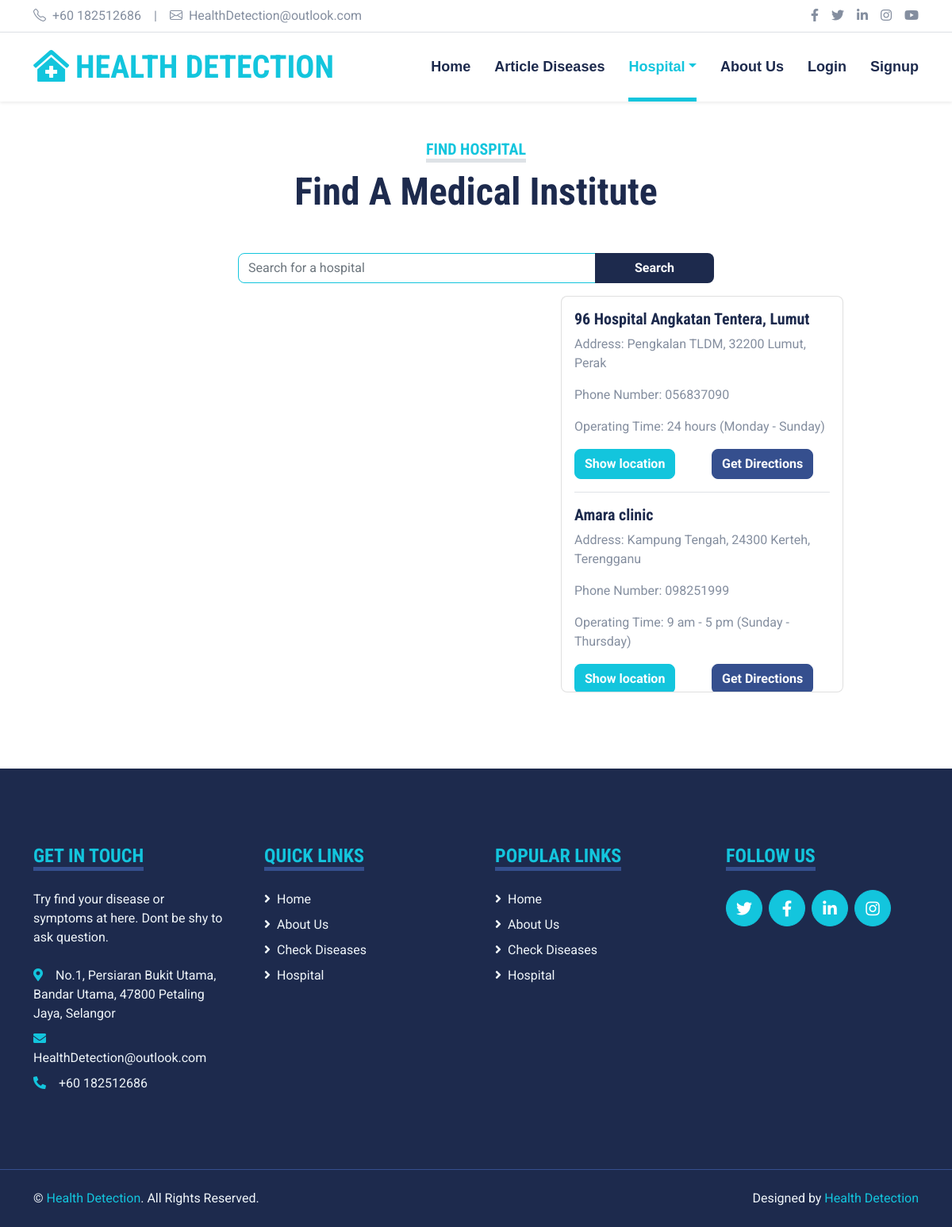
The page /Hospital.php on the database its author committed.
### tables this page shows
CREATE TABLE `hospitals` (
  `hospital_id` int(11) NOT NULL,
  `hospital_name` text NOT NULL,
  `hospital_address` text NOT NULL,
  `hospital_phone` varchar(15) NOT NULL,
  `hospital_lat` text NOT NULL,
  `hospital_lng` text NOT NULL,
  `hospital_operating` text NOT NULL,
  `deleted` tinyint(1) NOT NULL
);

### Hospital.php (the view, shortened to what this page needs)
<?php
	require("connect.php");
?>
<!DOCTYPE html>
<html lang="en">
<head>
    <link href="https://cdnjs.cloudflare.com/ajax/libs/font-awesome/5.15.0/css/all.min.css" rel="stylesheet">
    <link href="https://cdn.jsdelivr.net/npm/bootstrap-icons@1.4.1/font/bootstrap-icons.css" rel="stylesheet">
    <link href="lib/owlcarousel/assets/owl.carousel.min.css" rel="stylesheet">
    <link href="lib/tempusdominus/css/tempusdominus-bootstrap-4.min.css" rel="stylesheet" />
    <link href="css/bootstrap.min.css" rel="stylesheet">
    <link href="css/style.css" rel="stylesheet">
    <link href="css/find.css" rel="stylesheet">
    <link rel="stylesheet" href="https://unpkg.com/leaflet/dist/leaflet.css" />
</head>
<body>
    <div class="container-fluid py-2 border-bottom d-none d-lg-block">
        <div class="container">
            <div class="row">
                <div class="col-md-6 text-center text-lg-start mb-2 mb-lg-0">
                    <div class="d-inline-flex align-items-center">
                        <a class="text-decoration-none text-body pe-3" href=""><i class="bi bi-telephone me-2"></i>+60 182512686</a>
                        <span class="text-body">|</span>
                        <a class="text-decoration-none text-body px-3" href=""><i class="bi bi-envelope me-2"></i>HealthDetection@outlook.com</a>
                    </div>
                </div>
                <div class="col-md-6 text-center text-lg-end">
                    <div class="d-inline-flex align-items-center">
                        <a class="text-body px-2" href="">
                            <i class="fab fa-facebook-f"></i>
                        </a>
                        <a class="text-body px-2" href="">
                            <i class="fab fa-twitter"></i>
                        </a>
                        <a class="text-body px-2" href="">
                            <i class="fab fa-linkedin-in"></i>
                        </a>
                        <a class="text-body px-2" href="">
                            <i class="fab fa-instagram"></i>
                        </a>
                        <a class="text-body ps-2" href="">
                            <i class="fab fa-youtube"></i>
                        </a>
                    </div>
                </div>
            </div>
        </div>
    </div>
    <div class="container-fluid sticky-top bg-white shadow-sm">
        <div class="container">
            <nav class="navbar navbar-expand-lg bg-white navbar-light py-3 py-lg-0">
                <?php if((isset($_SESSION['isLogin'])) && $_SESSION['isLogin'] == TRUE){
                        if($_SESSION['role']=='user'){
                            echo '<a href="Home.php" class="navbar-brand">';
                        }else if($_SESSION['role']=='doctor'){
                            echo '<a href="DoctorDashboard.php" class="navbar-brand">';
                        }else{
                        echo'<a href="ManageUser.php?role=user" class="navbar-brand">';
                        }
                    }else{
                        echo'<a href="Home.php" class="navbar-brand">';
                    }
                ?>
                    <h1 class="m-0 text-uppercase text-primary"><i class="fa fa-clinic-medical me-2"></i>Health Detection</h1>
                </a>
                <div class="collapse navbar-collapse" id="navbarCollapse">
                    <div class="navbar-nav ms-auto py-0">
                        <?php if (isset($_SESSION['role']) && $_SESSION['role']=="doctor") { ?>
                            <a href="DoctorDashboard.php" class="nav-item nav-link">Dashboard</a>
                        <?php }else if (isset($_SESSION['role']) && $_SESSION['role']=="admin"){ ?>
                            <a href="ManageUser.php?role=user" class="nav-item nav-link">User</a>
                        <?php }else{ ?>
                            <a href="Home.php" class="nav-item nav-link">Home</a>
                        <?php } ?>
                        <a href="CheckDiseases.php" class="nav-item nav-link">Article Diseases</a>
                        <div class="nav-item dropdown">
                            <a href="Hospital.php" class="nav-link dropdown-toggle active" data-bs-toggle="dropdown">Hospital</a>
                        </div>
                        <?php if(!isset($_SESSION['role']) || (isset($_SESSION['role']) && $_SESSION['role'] !== 'admin' && $_SESSION['role'] !== 'doctor')){ ?>
                        <a href="AboutUs.php" class="nav-item nav-link">About Us</a>
                        <?php } ?>
                        <?php if (isset($_SESSION['isLogin']) && $_SESSION["isLogin"]===true) { ?>
                        <a href="Profile.php" class="nav-item nav-link">Profile</a>
                        <a href="logout.php" class="nav-item nav-link">Logout</a>
                        <?php } else { ?>
                        <a href="Login.php" class="nav-item nav-link">Login</a>
                        <a href="Signup.php" class="nav-item nav-link">Signup</a>
                        <?php } ?>
                    </div>
                </div>
            </nav>
        </div>
    </div>
    <div class="container-fluid pt-5">
        <div class="container">
            <div class="text-center mx-auto mb-5" style="max-width: 500px;">
                <h5 class="d-inline-block text-primary text-uppercase border-bottom border-5">Find Hospital</h5>
                <?php
                if(isset($_GET['state'])){
                    $state = $_GET['state'];
                    $title = "Find A Medical Institute in $state";
                } else {
                    $title = "Find A Medical Institute";
                }
                ?>
                <h1 class="display-5 mb-4"><?php echo $title ?></h1>
            </div>
            <form method="GET" action="<?php echo isset($_GET['state']) ? 'Hospital.php?state=' . $_GET['state'] : 'Hospital.php'; ?>">
            <div class="mx-auto" style="width: 100%; max-width: 600px;">
                <div class="input-group">
                    <input type="text" class="form-control border-primary w-50" name="name" placeholder="Search for a hospital">
                    <button type="submit" class="btn btn-dark border-0 w-25">Search</button>
                </div>
            </div>
            </form>
        </div>
    </div>
    <div class="container">
        <div class="row mb-0 mt-0">
            <div class="col-md-7">
                <div id="map" style="width: 100%; height: 500px"></div>
            </div>
            <div class="col-md-4">
                <?php
                    if(isset($_GET['state']) && isset($_GET['name'])){
                        $state = $_GET['state'];
                        $name = $_GET['name'];
                        $sql = "SELECT * FROM hospitals WHERE hospital_address LIKE '%$state' AND hospital_name LIKE '%$name%' AND deleted = FALSE ORDER BY hospital_name";
                    }
                    else if(isset($_GET['state'])){
                        $state = $_GET['state'];
                        $sql = "SELECT * FROM hospitals WHERE hospital_address LIKE '%$state'AND deleted = FALSE ORDER BY hospital_name";
                    }else if(isset($_GET['name'])){
                        $name = $_GET['name'];
                        $sql = "SELECT * FROM hospitals WHERE hospital_name LIKE '%$name%' AND deleted = FALSE ORDER BY hospital_name";
                    }else{
                        $sql = "SELECT * FROM hospitals ORDER BY hospital_name";
                    }
                    $result = $mysqli->query($sql);
                    $hospitals = array();
                    if ($result->num_rows > 0) {
                        while($row = $result->fetch_assoc()) {
                            $hospital = array(
                                'name' => $row["hospital_name"],
                                'address' => $row["hospital_address"],
                                'phone' => $row["hospital_phone"],
                                'operating' => $row["hospital_operating"],
                                'lat' => $row["hospital_lat"],
                                'lng' => $row["hospital_lng"]
                            );
                            array_push($hospitals, $hospital);
                        }
                    }
                    echo '<div class="card mb-5 mt-3" style="width: 100%; height: 500px"> ';
                    echo '<div class="card-body overflow-auto">';
                    $last_index = count($hospitals) - 1;
                    foreach ($hospitals as $index => $hospital) {
                        $hospital_name = $hospital['name'];
                        echo '<h5 class="card-title">' . $hospital_name . '</h5>';
                        echo '<p class="card-text"> Address: ' . $hospital['address'] . '</p>';
                        echo '<p class="card-text"> Phone Number: ' .$hospital['phone'] . '</p>';
                        echo '<p class="card-text"> Operating Time: ' . $hospital['operating'] . '</p>';
                        echo '<div class="row"> <div class="col">';
                        echo '<button class="btn btn-primary" onclick="showHospitalLocation(' . $hospital['lat'] . ', ' .$hospital['lng'] . ",'" .$hospital['name'] . "'". ')">Show location</button>';
                        $link = 'https://www.google.com/maps/dir/?api=1&destination=' . $hospital['lat'] . ',' .  $hospital['lng'] ;
                        echo '</div> <div class="col">';
                        echo '<button class="btn btn-secondary" onclick="getDirections(\'' . $link . '\')">Get Directions</button>';
                        echo '</div> </div>';
                        if ($index !== $last_index) {
                            echo "<hr>";
                        }
                    }
                    echo '</div>';
                    echo '</div>';
                ?>
            </div>
        </div>
    </div>
    <?php if(!isset($_SESSION['role']) || (isset($_SESSION['role']) && $_SESSION['role'] !== 'admin' && $_SESSION['role'] !== 'doctor')){ ?>
     <div class="container-fluid bg-dark text-light mt-5 py-5">
        <div class="container py-5">
            <div class="row g-5">
                <div class="col-lg-3 col-md-6">
                    <h4 class="d-inline-block text-primary text-uppercase border-bottom border-5 border-secondary mb-4">Get In Touch</h4>
                    <p class="mb-4">Try find your disease or symptoms at here. Dont be shy to ask question.</p>
                    <p class="mb-2"><i class="fa fa-map-marker-alt text-primary me-3"></i>No.1, Persiaran Bukit Utama, Bandar Utama, 47800 Petaling Jaya, Selangor</p>
                    <p class="mb-2"><i class="fa fa-envelope text-primary me-3"></i>HealthDetection@outlook.com</p>
                    <p class="mb-0"><i class="fa fa-phone-alt text-primary me-3"></i>+60 182512686</p>
                </div>
                <div class="col-lg-3 col-md-6">
                    <h4 class="d-inline-block text-primary text-uppercase border-bottom border-5 border-secondary mb-4">Quick Links</h4>
                    <div class="d-flex flex-column justify-content-start">
                        <a class="text-light mb-2" href="Home.php"><i class="fa fa-angle-right me-2"></i>Home</a>
                        <a class="text-light mb-2" href="AboutUs.php"><i class="fa fa-angle-right me-2"></i>About Us</a>
                        <a class="text-light mb-2" href="CheckDiseases.php"><i class="fa fa-angle-right me-2"></i>Check Diseases</a>
                        <a class="text-light mb-2" href="Hospital.php"><i class="fa fa-angle-right me-2"></i>Hospital</a>
                    </div>
                </div>
                <div class="col-lg-3 col-md-6">
                    <h4 class="d-inline-block text-primary text-uppercase border-bottom border-5 border-secondary mb-4">Popular Links</h4>
                    <div class="d-flex flex-column justify-content-start">
                    <a class="text-light mb-2" href="Home.php"><i class="fa fa-angle-right me-2"></i>Home</a>
                        <a class="text-light mb-2" href="AboutUs.php"><i class="fa fa-angle-right me-2"></i>About Us</a>
                        <a class="text-light mb-2" href="CheckDiseases.php"><i class="fa fa-angle-right me-2"></i>Check Diseases</a>
                        <a class="text-light mb-2" href="Hospital.php"><i class="fa fa-angle-right me-2"></i>Hospital</a>
                    </div>
                </div>
                <div class="col-lg-3 col-md-6">
                    <h4 class="d-inline-block text-primary text-uppercase border-bottom border-5 border-secondary mb-4">FOLLOW US</h4>
                    <div class="d-flex">
                        <a class="btn btn-lg btn-primary btn-lg-square rounded-circle me-2" href="#"><i class="fab fa-twitter"></i></a>
                        <a class="btn btn-lg btn-primary btn-lg-square rounded-circle me-2" href="#"><i class="fab fa-facebook-f"></i></a>
                        <a class="btn btn-lg btn-primary btn-lg-square rounded-circle me-2" href="#"><i class="fab fa-linkedin-in"></i></a>
                        <a class="btn btn-lg btn-primary btn-lg-square rounded-circle" href="#"><i class="fab fa-instagram"></i></a>
                    </div>
                </div>
            </div>
        </div>
    </div>
    <div class="container-fluid bg-dark text-light border-top border-secondary py-4">
        <div class="container">
            <div class="row g-5">
                <div class="col-md-6 text-center text-md-start">
                    <p class="mb-md-0">&copy; <a class="text-primary" href="#">Health Detection</a>. All Rights Reserved.</p>
                </div>
                <div class="col-md-6 text-center text-md-end">
                    <p class="mb-0">Designed by <a class="text-primary" href="AboutUs.php">Health Detection</a></p>
                </div>
            </div>
        </div>
    </div>
    <?php } ?>
</body>
</html>

### css/style.css (style rules this page uses)
:root { --primary: #13C5DD; --secondary: #354F8E; --light: #EFF5F9; --dark: #1D2A4D; }
.btn { font-weight: 700; transition: .5s; }
.btn-primary { color: #FFFFFF; }
.btn-lg-square { width: 46px; height: 46px; }
.btn-square, .btn-sm-square, .btn-lg-square { padding-left: 0; padding-right: 0; text-align: center; }
.navbar-light .navbar-nav .nav-link { font-family: 'Jost', sans-serif; position: relative; margin-left: 30px; padding: 30px 0; font-size: 18px; font-weight: 700; color: var(--dark); outline: none; transition: .5s; }
.navbar-light .navbar-nav .nav-link:hover, .navbar-light .navbar-nav .nav-link.active { color: var(--primary); }
@media (min-width: 992px) { .navbar-light .navbar-nav .nav-link::before { position: absolute; content: ""; width: 0; height: 5px; bottom: 0; left: 50%; background: var(--primary); transition: .5s; } }
@media (min-width: 992px) { .navbar-light .navbar-nav .nav-link:hover::before, .navbar-light .navbar-nav .nav-link.active::before { width: 100%; left: 0; } }

### css/find.css (style rules this page uses)
#map { height: 400px; width: 300px; margin-top: 20px; }
#map { float: right; width: 50%; height: 400px; margin-top: 20px; }

### rows shown on the page
hospitals: hospital_name "96 Hospital Angkatan Tentera, Lumut", hospital_address "Pengkalan TLDM, 32200 Lumut, Perak", hospital_phone "056837090", hospital_operating "24 hours (Monday - Sunday)"
hospitals: hospital_name "Amara clinic", hospital_address "Kampung Tengah, 24300 Kerteh, Terengganu", hospital_phone "098251999", hospital_operating "9 am - 5 pm (Sunday - Thursday)"

### other values the page prints
$title "Find A Medical Institute"
